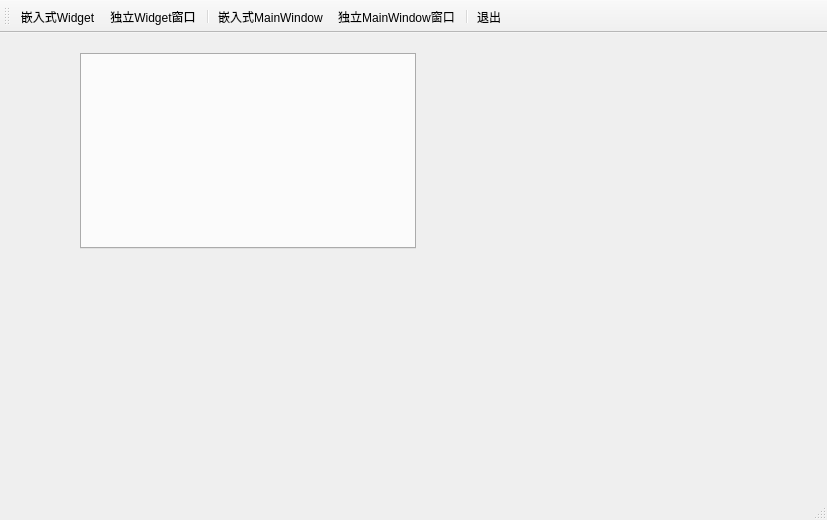
<?xml version="1.0" encoding="UTF-8"?>
<ui version="4.0">
 <class>QWMainWindow</class>
 <widget class="QMainWindow" name="QWMainWindow">
  <property name="geometry">
   <rect>
    <x>0</x>
    <y>0</y>
    <width>827</width>
    <height>520</height>
   </rect>
  </property>
  <property name="windowTitle">
   <string>多窗口应用程序</string>
  </property>
  <widget class="QWidget" name="centralWidget">
   <widget class="QTabWidget" name="tabWidget">
    <property name="enabled">
     <bool>true</bool>
    </property>
    <property name="geometry">
     <rect>
      <x>80</x>
      <y>20</y>
      <width>336</width>
      <height>196</height>
     </rect>
    </property>
    <property name="currentIndex">
     <number>-1</number>
    </property>
    <property name="documentMode">
     <bool>false</bool>
    </property>
    <property name="tabsClosable">
     <bool>true</bool>
    </property>
   </widget>
  </widget>
  <widget class="QMenuBar" name="menuBar">
   <property name="geometry">
    <rect>
     <x>0</x>
     <y>0</y>
     <width>827</width>
     <height>24</height>
    </rect>
   </property>
  </widget>
  <widget class="QToolBar" name="mainToolBar">
   <property name="autoFillBackground">
    <bool>false</bool>
   </property>
   <property name="toolButtonStyle">
    <enum>Qt::ToolButtonTextUnderIcon</enum>
   </property>
   <attribute name="toolBarArea">
    <enum>TopToolBarArea</enum>
   </attribute>
   <attribute name="toolBarBreak">
    <bool>false</bool>
   </attribute>
   <addaction name="actWidgetInsite"/>
   <addaction name="actWidget"/>
   <addaction name="separator"/>
   <addaction name="actWindowInsite"/>
   <addaction name="actWindow"/>
   <addaction name="separator"/>
   <addaction name="actQuit"/>
  </widget>
  <widget class="QStatusBar" name="statusBar"/>
  <action name="actWindowInsite">
   <property name="icon">
    <iconset resource="../../../samp6_3/res.qrc">
     <normaloff>:/images/images/2.ico</normaloff>:/images/images/2.ico</iconset>
   </property>
   <property name="text">
    <string>嵌入式MainWindow</string>
   </property>
   <property name="toolTip">
    <string>嵌入式MainWindow</string>
   </property>
  </action>
  <action name="actWidgetInsite">
   <property name="icon">
    <iconset resource="../../../samp6_3/res.qrc">
     <normaloff>:/images/images/100.bmp</normaloff>:/images/images/100.bmp</iconset>
   </property>
   <property name="text">
    <string>嵌入式Widget</string>
   </property>
   <property name="toolTip">
    <string>Widget嵌入式窗体</string>
   </property>
  </action>
  <action name="actQuit">
   <property name="icon">
    <iconset resource="../../../samp6_3/res.qrc">
     <normaloff>:/images/images/132.bmp</normaloff>:/images/images/132.bmp</iconset>
   </property>
   <property name="text">
    <string>退出</string>
   </property>
   <property name="toolTip">
    <string>退出本系统</string>
   </property>
  </action>
  <action name="actDoc_Open">
   <property name="icon">
    <iconset resource="../../../samp6_3/res.qrc">
     <normaloff>:/images/images/122.bmp</normaloff>:/images/images/122.bmp</iconset>
   </property>
   <property name="text">
    <string>打开文档</string>
   </property>
   <property name="toolTip">
    <string>打开文档</string>
   </property>
  </action>
  <action name="actWindow">
   <property name="icon">
    <iconset resource="../../../samp6_3/res.qrc">
     <normaloff>:/images/images/3.ico</normaloff>:/images/images/3.ico</iconset>
   </property>
   <property name="text">
    <string>独立MainWindow窗口</string>
   </property>
   <property name="toolTip">
    <string>独立MainWindow窗口</string>
   </property>
  </action>
  <action name="actWidget">
   <property name="icon">
    <iconset resource="../../../samp6_3/res.qrc">
     <normaloff>:/images/images/804.bmp</normaloff>:/images/images/804.bmp</iconset>
   </property>
   <property name="text">
    <string>独立Widget窗口</string>
   </property>
   <property name="toolTip">
    <string>新建Widget独立窗口</string>
   </property>
  </action>
 </widget>
 <layoutdefault spacing="6" margin="11"/>
 <resources/>
 <connections>
  <connection>
   <sender>actQuit</sender>
   <signal>triggered()</signal>
   <receiver>QWMainWindow</receiver>
   <slot>close()</slot>
   <hints>
    <hint type="sourcelabel">
     <x>-1</x>
     <y>-1</y>
    </hint>
    <hint type="destinationlabel">
     <x>373</x>
     <y>235</y>
    </hint>
   </hints>
  </connection>
 </connections>
</ui>
